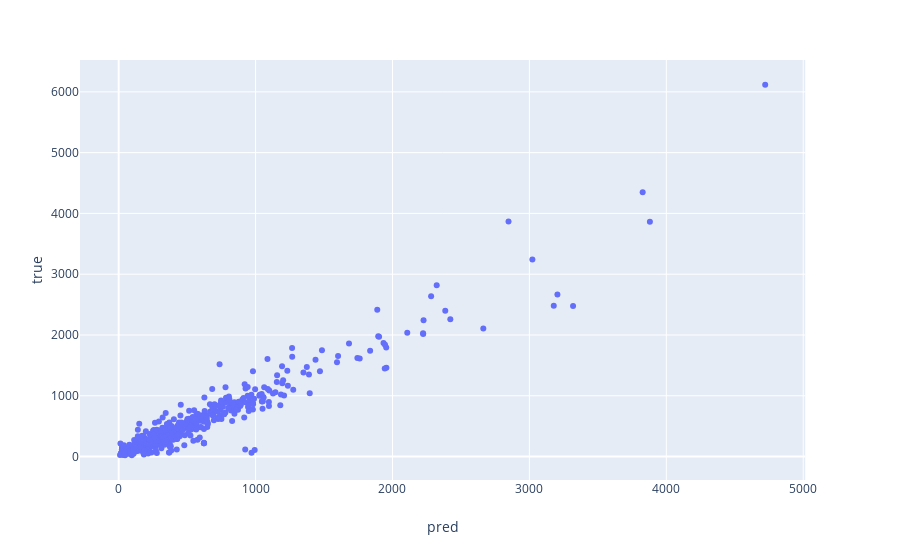

Notebook code for this chart:
### Code cell
fig = px.scatter(pd.DataFrame({'pred': y_pred.flatten(), 'true': y_test.flatten()}), x='pred', y='true')
fig.show()

### Figure 1 — Plotly figure (JSON) as saved in the notebook; plotly's stock layout.template omitted (floating-point values rounded to 4 significant figures; data arrays with more than 128 entries replaced by an {"elided": "..."} marker saying what was removed)
{"data": [{"hoverlabel": {"namelength": 0}, "hovertemplate": "pred=%{x}<br>true=%{y}", "legendgroup": "", "marker": {"color": "#636efa", "symbol": "circle"}, "mode": "markers", "name": "", "showlegend": false, "type": "scatter", "x": {"elided": "600 float values"}, "xaxis": "x", "y": {"elided": "600 float values"}, "yaxis": "y"}], "layout": {"autosize": true, "legend": {"tracegroupgap": 0}, "margin": {"t": 60}, "xaxis": {"anchor": "y", "autorange": true, "domain": [0, 0.98], "range": [-274.5, 5007.0], "title": {"text": "pred"}, "type": "linear"}, "yaxis": {"anchor": "x", "autorange": true, "domain": [0, 1], "range": [-380.1, 6518.0], "title": {"text": "true"}, "type": "linear"}}}
